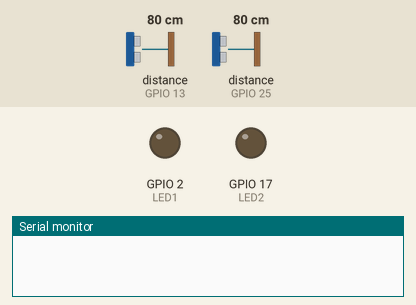
A sketch run on a simulated ESP32. Shown: output pins drawn as LEDs (lit = HIGH), the last lines printed to the serial monitor. Wiring (inferred from the names in the program): 2 × ultrasonic range finder: trigger GPIO 14, echo GPIO 13 / trigger GPIO 32, echo GPIO 25. Dashed ring = blinking. The test bench sets the inputs (shaded band); at power-on: distance to the obstacle (sensors on GPIO 13, GPIO 25) 80 cm. The echo pulse lasts 58.3 µs per cm; pins used as bus, display or sensor lines are not drawn.

Above: at 1.2 s.
1.3 s: distance to the obstacle (sensor on GPIO 13) set to 73 cm
2.8 s: distance to the obstacle (sensor on GPIO 13) set to 65 cm
At 3.5 s:
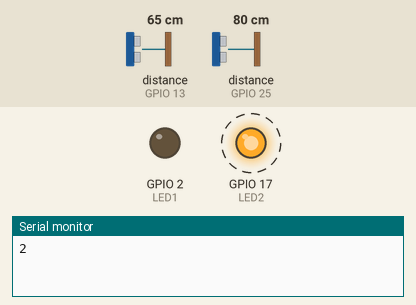
5.8 s: distance to the obstacle (sensor on GPIO 25) set to 74 cm
8.8 s: distance to the obstacle (sensor on GPIO 25) set to 66 cm
At 9.4 s:
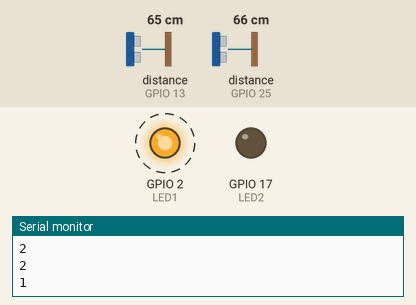
11.8 s: distance to the obstacle (sensor on GPIO 25) set to 2 cm
At 12.5 s:
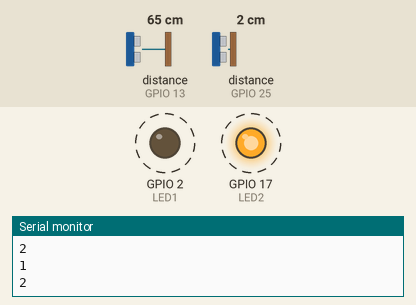
14.8 s: distance to the obstacle (sensor on GPIO 25) set to 4 cm
Timing chart, 0 to 18.8 s (numbered marks = the images above; inputs shaded):
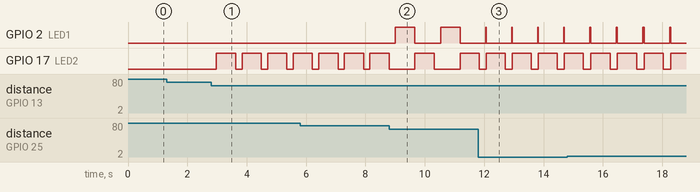

Measured:
- the behaviour switches between 71 and 70 cm on distance to the obstacle (sensor on GPIO 13) (found by bisection; images 0 and 1)
- the behaviour switches between 71 and 70 cm on distance to the obstacle (sensor on GPIO 25) (found by bisection; images 1 and 2)
- after the input at 1.3 s, every drawn part: stays the same
- after the input at 2.8 s, GPIO 17 (LED2): alternates HIGH for 0.65 s and LOW for 0.21 s, starting after 0.18 s
- after the input at 8.8 s, GPIO 2 (LED1): alternates HIGH for 0.66 s and LOW for 0.86 s, starting after 0.21 s
- after the input at 11.8 s, GPIO 2 (LED1): alternates HIGH for 0.02 s and LOW for 0.86 s, starting after 0.27 s; GPIO 17 (LED2): alternates HIGH for 0.65 s and LOW for 0.23 s, starting after 0.27 s

The sketch:

Ultrasonic.ino
```cpp
// Sensor 1
int TRIG1 = 32;
int ECO1 = 25;
int LED1 = 2;

// Sensor 2
int TRIG2 = 14;
int ECO2 = 13;
int LED2 = 17;

int DURACION1, DISTANCIA1;
int DURACION2, DISTANCIA2;

void setup() {
  pinMode(TRIG1, OUTPUT);
  pinMode(ECO1, INPUT);
  pinMode(LED1, OUTPUT);

  pinMode(TRIG2, OUTPUT);
  pinMode(ECO2, INPUT);
  pinMode(LED2, OUTPUT);

  Serial.begin(9600);
}

void loop() {
  // Sensor 1
  digitalWrite(TRIG1, HIGH);
  delay(1);
  digitalWrite(TRIG1, LOW);
  DURACION1 = pulseIn(ECO1, HIGH);
  DISTANCIA1 = DURACION1 / 58.2;

  // Sensor 2
  digitalWrite(TRIG2, HIGH);
  delay(1);
  digitalWrite(TRIG2, LOW);
  DURACION2 = pulseIn(ECO2, HIGH);
  DISTANCIA2 = DURACION2 / 58.2;

  // Imprimir las distancias por comunicación serial
  //Serial.print("Distancia sensor 1 (cm): ");
  //Serial.println(DISTANCIA1);
  //Serial.print("Distancia sensor 2 (cm): ");
  //Serial.println(DISTANCIA2);

  // Encender LED 1 si la distancia es menor o igual a 20 cm
  if (DISTANCIA1 <= 70 && DISTANCIA1 >= 0) {
    Serial.println("1");
    digitalWrite(LED1, HIGH);
    delay(DISTANCIA1 * 10);
    digitalWrite(LED1, LOW);
  }

  // Encender LED 2 si la distancia es menor o igual a 20 cm
  if (DISTANCIA2 <= 70 && DISTANCIA2 >= 0) {
    Serial.println("2");
    digitalWrite(LED2, HIGH);
    delay(DISTANCIA2 * 10);
    digitalWrite(LED2, LOW);
  }

  delay(200);
}
```
